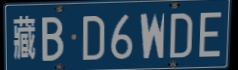
#> input picture exp.jpg, 238 x 70 px; its folder holds only this picture in this run
$ python -i study_opencv.py   (imports and definitions only)   (older library calls are emulated)
#> lines starting #> are read from the running program, lines starting #| are printed output that depends on the picture; after the words box and inside, x2 and y2 are one past the last pixel; in counts of white or black regions, pixels touching at a corner belong together; pictures that were not available may be replaced by others from this repository, and a replacement may not be noted
import cv2
import numpy as np
import copy
import matplotlib.pyplot as plt
import os
from skimage import morphology

width_min=512
height_min=384
area_min=2000#对于不同分辨率的车牌图像这个值是不定的

#数据格式解释：图像的x轴是横向的（宽度），y轴是纵向的（高度），像素点坐标格式为[x y]
#roi功能：代入的坐标格式是img[y_min:y_max,x_min:x_max]，注意第一项是y轴坐标
#shape[0]返回高度，shape[1]返回宽度

# [229 lines left out: functions print_img_in_allcolorspace, search_in_hsv, rotate, roi2, roi, color_recog and 2 more, not called in this run]


def locating(rawImage,block,desize):
    # 读取图片
    # rawImage = cv2.imread(path)
    if desize==True:
        rawImage = cv2.resize(rawImage, dsize=(1000, 800))

    # 掩膜：BGR通道，若像素B分量在 100~255 且 G分量在 0~190 且 G分量在 0~140 置255（白色） ，否则置0（黑色）
    mask_gbr = cv2.inRange(rawImage, (100, 0, 0), (255, 190, 140))

    img_hsv = cv2.cvtColor(rawImage, cv2.COLOR_BGR2HSV)  # 转换成 HSV 颜色空间
    h, s, v = cv2.split(img_hsv)  # 分离通道  色调(H)，饱和度(S)，明度(V)
    mask_s = cv2.inRange(s, 130, 255)  # 取饱和度通道进行掩膜得到二值图像

    rgbs = mask_gbr & mask_s  # 与操作，两个二值图像都为白色才保留，否则置黑
    # 核的横向分量大，使车牌数字尽量连在一起
    kernel = cv2.getStructuringElement(cv2.MORPH_ELLIPSE, (15, 5))
    img_rgbs_dilate = cv2.dilate(rgbs, kernel, 3)  # 膨胀 ，减小车牌空洞

    img_blue = cv2.medianBlur(img_rgbs_dilate, 15)
    # cv2.imshow('filter', img_blue)

    # 高斯模糊，将图片平滑化，去掉干扰的噪声
    img = cv2.GaussianBlur(rawImage, (3, 3), 0)
    # 图片灰度化
    img = cv2.cvtColor(img, cv2.COLOR_RGB2GRAY)
    # Sobel算子（X方向）
    Sobel_x = cv2.Sobel(img, cv2.CV_16S, 1, 0)
    absX = cv2.convertScaleAbs(Sobel_x)  # 转回uint8
    img = absX
    # 二值化：图像的二值化，就是将图像上的像素点的灰度值设置为0或255,图像呈现出明显的只有黑和白
    ret, img = cv2.threshold(img, 0, 255, cv2.THRESH_OTSU)
    # 闭操作：闭操作可以将目标区域连成一个整体，便于后续轮廓的提取。
    kernelX = cv2.getStructuringElement(cv2.MORPH_ELLIPSE, (15, 3))
    img = cv2.morphologyEx(img, cv2.MORPH_CLOSE, kernelX)
    # cv2.imshow('close', image)
    # 膨胀腐蚀(形态学处理)
    kernelX = cv2.getStructuringElement(cv2.MORPH_ELLIPSE, (9, 3))
    kernelY = cv2.getStructuringElement(cv2.MORPH_RECT, (9, 3))

    # img = cv2.dilate(img, kernelX)
    img = cv2.erode(img, kernelX, iterations=1)
    img = cv2.dilate(img, kernelX, iterations=2)

    # img = cv2.dilate(img, kernelX, iterations=1)
    # img = cv2.erode(img, kernelY, iterations=1)
    img_edge = cv2.dilate(img, kernelY, iterations=3)
    # cv2.imshow('fushi', img_edge)
    # 平滑处理，中值滤波
    # img_edge = cv2.medianBlur(img, 15)

    image = img_blue & img_edge
    image = cv2.medianBlur(image, 15)
    # cv2.imshow('conbine', image)

    # 查找轮廓
    contours, w1 = cv2.findContours(image, cv2.RETR_TREE, cv2.CHAIN_APPROX_SIMPLE)

    all_chepai = []
    all_area = []
    max_area = 0
    real_chepai = None

    for item in contours:
        rect = cv2.boundingRect(item)
        contour_area = cv2.contourArea(item)
        min_rect = cv2.minAreaRect(item)
        # area = min_rect[1][0] * min_rect[1][1]

        x = rect[0]
        y = rect[1]
        weight = rect[2]
        height = rect[3]
        area = weight * height

        if weight > 1.2 * height  : #and 200 < area< 27000
            # 裁剪区域图片
            chepai = rawImage[y - block:y + height + block, x -block:x + weight + block]
            if contour_area > max_area:
                real_chepai = chepai
                max_area = contour_area
            all_chepai.append(chepai)
            # all_area.append(area)
            # cv2.imshow('chepai', chepai)


    if (real_chepai is None)|(np.size(real_chepai)==0):
        real_chepai=rawImage

    return real_chepai

# path="./data/sub_test_pics/"


def prepros(path):
#> called with path = 'exp.jpg'
    exp=cv2.imdecode(np.fromfile(os.path.join("./","exp.jpg"),dtype=np.uint8),1)
#> exp is the input picture: shape (70, 238, 3); mean B, G, R 91.9, 70.9, 44.8
    exph,expw= exp.shape[:2]
#> exph = 70; expw = 238
    dirlist=os.listdir(path)#这里的代码用于批量测试
    for imgname in dirlist:
        if(imgname[-4:]=='.jpg')|(imgname[-4:]=='.JPG'):
            img=cv2.imdecode(np.fromfile(os.path.join(path,imgname),dtype=np.uint8),1)
            print(imgname)
            img=locating(img,20,True)
#> in locating, `mask_gbr = cv2.inRange(rawImage, (100, 0, 0), (255, 190, 140))`:
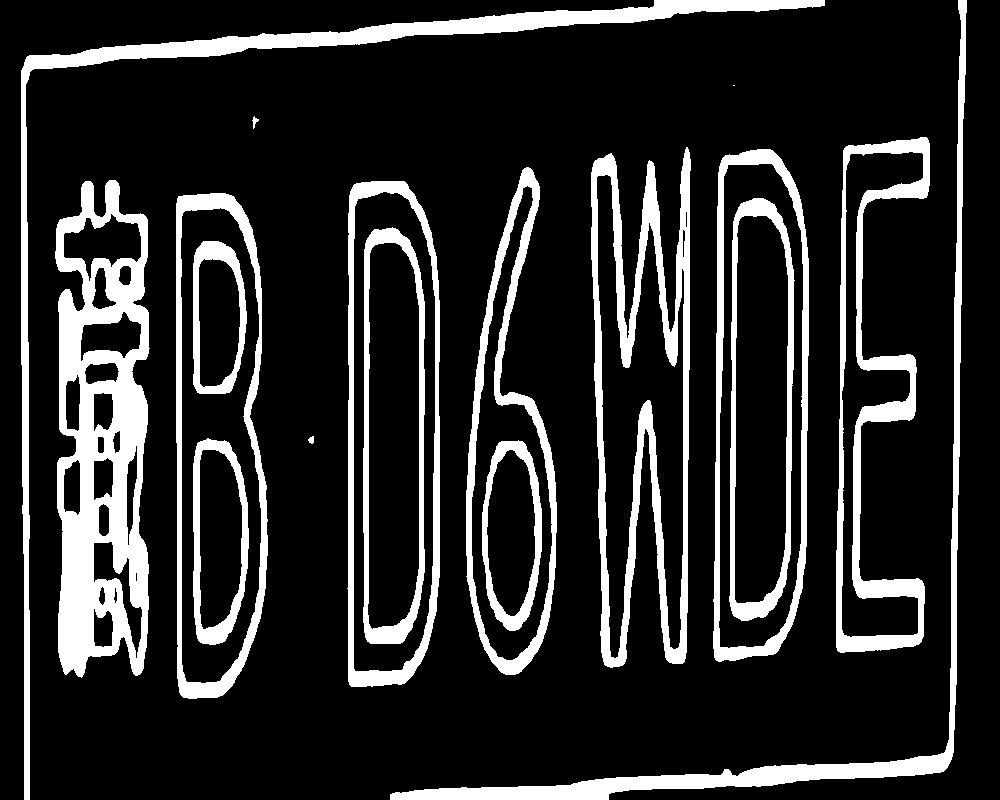
#> mask_gbr: shape (800, 1000); 16.9% white; 17 white regions (1 under 20 px), largest, box (x1, y1, x2, y2) and area: (55, 180, 150, 678) 26835, (21, 0, 825, 800) 15957, (591, 147, 691, 668) 15938
#> in locating, `img_hsv = cv2.cvtColor(rawImage, cv2.COLOR_BGR2HSV)`: img_hsv: shape (800, 1000, 3); mean H, S, V 100.3, 156.1, 91.9
#> in locating, `h, s, v = cv2.split(img_hsv)`:
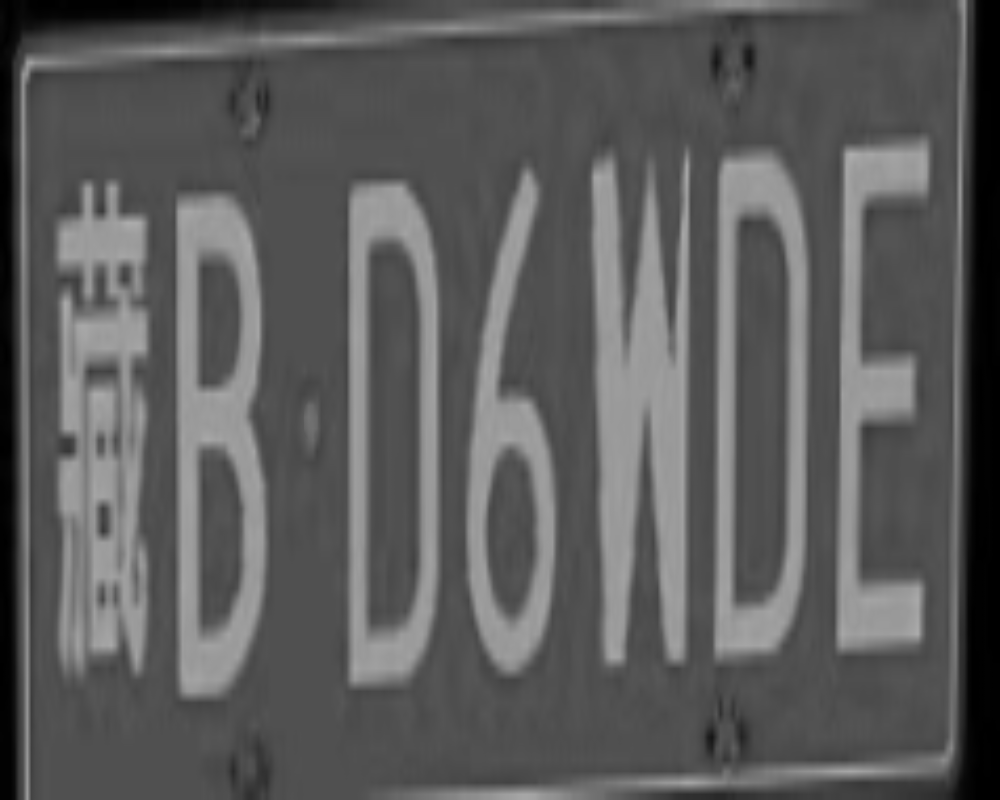
#> v: shape (800, 1000); min 0, max 173, mean 91.9
#> in locating, `mask_s = cv2.inRange(s, 130, 255)`:
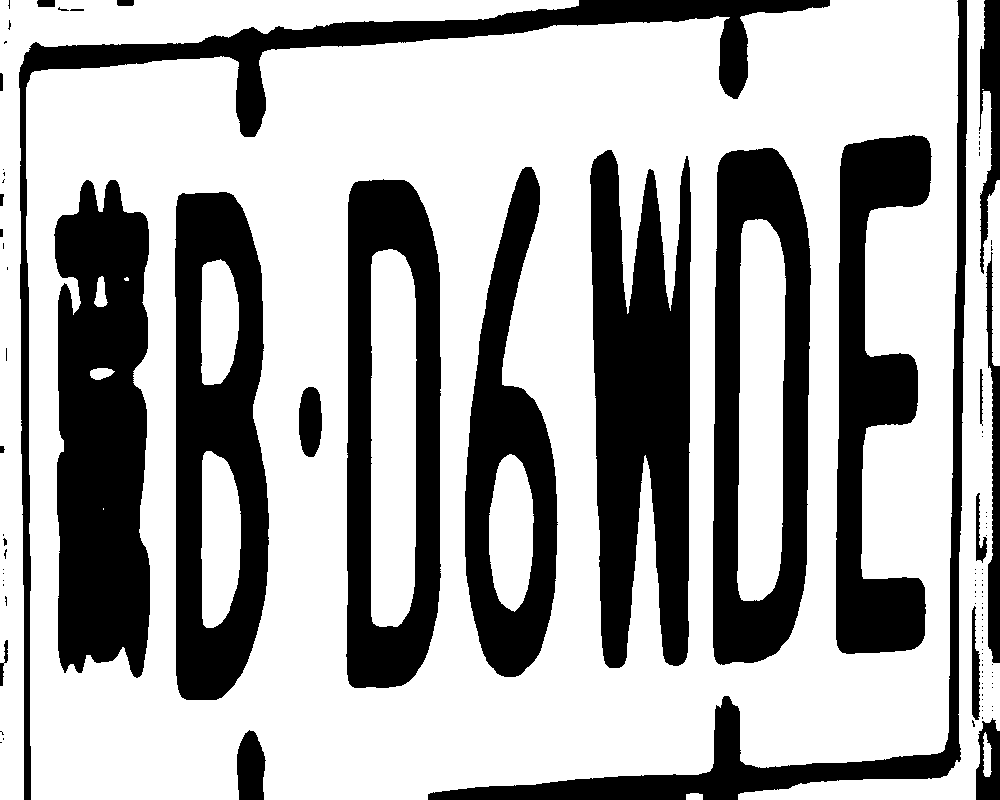
#> mask_s: shape (800, 1000); 66% white; 102 black regions (75 under 20 px), largest, box (x1, y1, x2, y2) and area: (54, 180, 150, 678) 39366, (590, 150, 691, 668) 37859, (175, 192, 269, 700) 31777
#> in locating, `rgbs = mask_gbr & mask_s`: rgbs: shape (800, 1000); 0.22% white; 101 white regions (80 under 20 px), largest, box (x1, y1, x2, y2) and area: (390, 787, 467, 800) 440, (64, 655, 91, 678) 135, (681, 147, 691, 176) 96
#> in locating, `img_rgbs_dilate = cv2.dilate(rgbs, kernel, 3)`: img_rgbs_dilate: shape (800, 1000); 1.9% white; 66 white regions, largest, box (x1, y1, x2, y2) and area: (947, 241, 964, 331) 1301, (136, 306, 157, 362) 838, (19, 125, 34, 181) 808
#> in locating, `img_blue = cv2.medianBlur(img_rgbs_dilate, 15)`: img_blue: shape (800, 1000); 1.2% white; 31 white regions, largest, box (x1, y1, x2, y2) and area: (947, 242, 964, 330) 1213, (139, 307, 156, 361) 750, (19, 126, 34, 180) 718
#> in locating, `Sobel_x = cv2.Sobel(img, cv2.CV_16S, 1, 0)`:
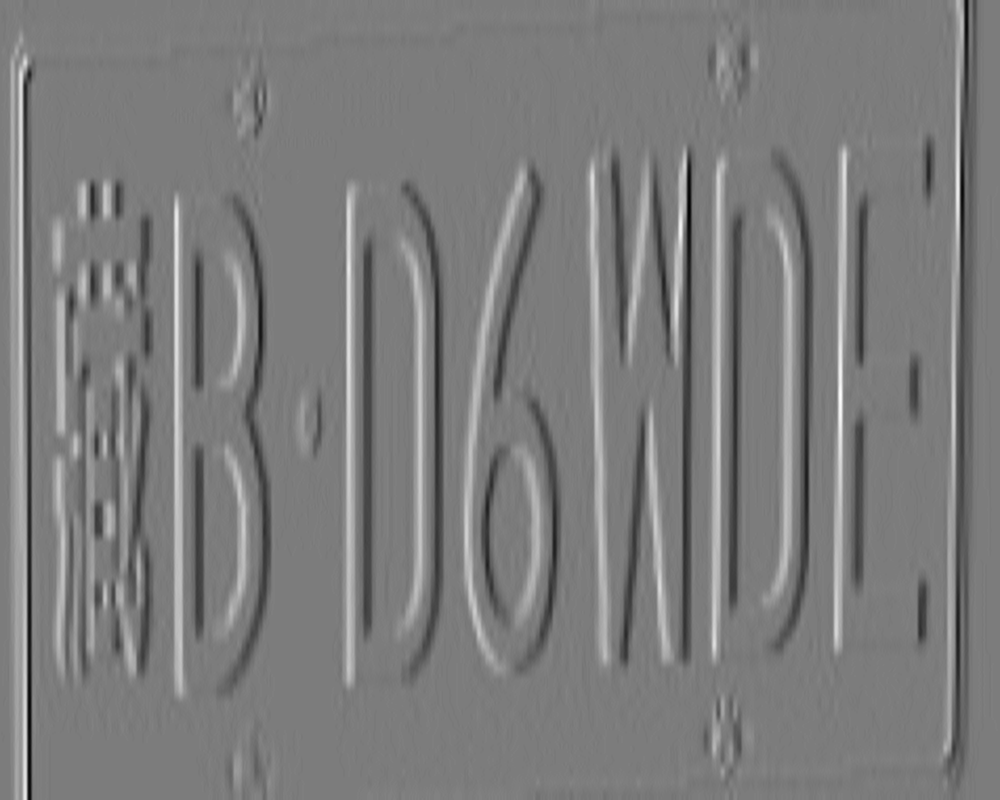
#> Sobel_x: shape (800, 1000) int16; min -184, max 194, mean 0; drawn with min black and max white
#> in locating, `ret, img = cv2.threshold(img, 0, 255, cv2.THRESH_OTSU)`: img: shape (800, 1000); 16% white; 132 white regions (26 under 20 px), largest, box (x1, y1, x2, y2) and area: (10, 45, 33, 800) 12032, (943, 0, 977, 775) 11292, (463, 168, 526, 671) 4637
#> in locating, `ret, img = cv2.threshold(img, 0, 255, cv2.THRESH_OTSU)`: ret = 38
#> in locating, `img = cv2.morphologyEx(img, cv2.MORPH_CLOSE, kernelX)`: img: shape (800, 1000); 22.1% white; 28 white regions (2 under 20 px), largest, box (x1, y1, x2, y2) and area: (588, 148, 692, 666) 23930, (53, 215, 153, 676) 23356, (463, 168, 560, 671) 17786
#> in locating, `img = cv2.erode(img, kernelX, iterations=1)`: img: shape (800, 1000); 13% white; 102 white regions (56 under 20 px), largest, box (x1, y1, x2, y2) and area: (59, 357, 149, 670) 10217, (947, 0, 973, 767) 8180, (14, 54, 29, 800) 7924
#> in locating, `img = cv2.dilate(img, kernelX, iterations=2)`: img: shape (800, 1000); 29.8% white; 40 white regions, largest, box (x1, y1, x2, y2) and area: (459, 168, 564, 664) 24279, (51, 355, 157, 676) 20967, (939, 0, 981, 776) 20568
#> in locating, `img_edge = cv2.dilate(img, kernelY, iterations=3)`: img_edge: shape (800, 1000); 52.7% white; 22 black regions (4 under 20 px), largest, box (x1, y1, x2, y2) and area: (0, 0, 1000, 800) 364451, (754, 229, 768, 595) 3745, (617, 347, 667, 450) 2362
#> in locating, `image = cv2.medianBlur(image, 15)`: image: shape (800, 1000); 0.8% white; 15 white regions
#> in locating, `contours, w1 = cv2.findContours(image, cv2.RETR_TREE, cv2.CHAIN_APPROX..`: contours = 15 contours; largest, box (x1, y1, x2, y2) and area: (947, 245, 964, 327) 1053, (140, 310, 156, 359) 614, (19, 129, 34, 177) 592, (131, 379, 155, 423) 560, (19, 218, 35, 261) 552; w1 = 15 rows, first 6: [1, -1, -1, -1], [2, 0, -1, -1], [3, 1, -1, -1], [4, 2, -1, -1], [5, 3, -1, -1], [6, 4, -1, -1]
#> the loop in locating, `for item in contours:` made 15 passes
#> (contour_area, min_rect, x, y, weight, height, area, max_area) on pass 1: (371.5, ((78.6, 667.2), (29.52, 16.99), -26.57), 64, 656, 29, 19, 551, 371.5)
#> (contour_area, min_rect, x, y, weight, height, area) on passes 2 to 7: (378.5, ((601.5, 648.6), (15.21, 31.55), -8.75), 594, 633, 17, 32, 544), (108.5, ((144.2, 543.8), (10.61, 12.73), -45), 138, 538, 13, 13, 169), (560, ((143.9, 399.9), (16.63, 44.61), -17.82), 131, 379, 24, 44, 1056), (614, ((147.5, 334), (48, 15), -90), 140, 310, 16, 49, 784), (248, ((72.5, 302), (22, 15), -90), 65, 291, 16, 23, 368), (94, ((623.5, 283), (10.61, 10.61), -45), 618, 277, 12, 13, 156)
#> after the loop in locating, `for item in contours:`: all_chepai = 1 item; max_area = 371.5
            cv2.imwrite("../data/check/"+imgname,img)
            img=locating(img,8,False)
#> call 2 of locating, with block = 8, desize = False
#> in locating (call 2), `mask_gbr = cv2.inRange(rawImage, (100, 0, 0), (255, 190, 140))`: mask_gbr: shape (59, 69); 33.7% white; 1 white region, box (x1, y1, x2, y2) and area: (14, 0, 69, 42) 1373
#> in locating (call 2), `img_hsv = cv2.cvtColor(rawImage, cv2.COLOR_BGR2HSV)`: img_hsv: shape (59, 69, 3); mean H, S, V 103.4, 154.1, 100.7
#> in locating (call 2), `mask_s = cv2.inRange(s, 130, 255)`: mask_s: shape (59, 69); 62.4% white; 1 black region, box (x1, y1, x2, y2) and area: (14, 0, 69, 37) 1529
#> in locating (call 2), `rgbs = mask_gbr & mask_s`: rgbs: shape (59, 69); 3.4% white; 3 white regions (2 under 20 px), largest, box (x1, y1, x2, y2) and area: (20, 19, 47, 42) 135
#> in locating (call 2), `img_rgbs_dilate = cv2.dilate(rgbs, kernel, 3)`: img_rgbs_dilate: shape (59, 69); 17.1% white; 2 white regions, box (x1, y1, x2, y2) and area: (12, 17, 54, 44) 638, (7, 13, 22, 19) 58
#> in locating (call 2), `img_blue = cv2.medianBlur(img_rgbs_dilate, 15)`: img_blue: shape (59, 69); 13.6% white; 1 white region, box (x1, y1, x2, y2) and area: (16, 18, 50, 43) 552
#> in locating (call 2), `ret, img = cv2.threshold(img, 0, 255, cv2.THRESH_OTSU)`: img: shape (59, 69); 23.9% white; 5 white regions, box (x1, y1, x2, y2) and area: (9, 0, 21, 42) 347, (35, 0, 46, 43) 262, (29, 0, 34, 41) 151, (43, 0, 51, 20) 124, (22, 0, 25, 33) 88
#> in locating (call 2), `ret, img = cv2.threshold(img, 0, 255, cv2.THRESH_OTSU)`: ret = 26
#> in locating (call 2), `img = cv2.morphologyEx(img, cv2.MORPH_CLOSE, kernelX)`: img: shape (59, 69); 35.5% white; 1 white region, box (x1, y1, x2, y2) and area: (9, 0, 51, 43) 1447
#> in locating (call 2), `img = cv2.erode(img, kernelX, iterations=1)`: img: shape (59, 69); 26.8% white; 1 white region, box (x1, y1, x2, y2) and area: (13, 0, 47, 40) 1093
#> in locating (call 2), `img = cv2.dilate(img, kernelX, iterations=2)`: img: shape (59, 69); 43.7% white; 1 white region, box (x1, y1, x2, y2) and area: (5, 0, 55, 42) 1777
#> in locating (call 2), `img_edge = cv2.dilate(img, kernelY, iterations=3)`: img_edge: shape (59, 69); 69.7% white; 1 black region, box (x1, y1, x2, y2) and area: (0, 0, 69, 59) 1233
#> in locating (call 2), `image = cv2.medianBlur(image, 15)`:
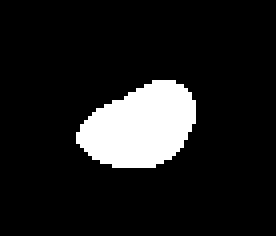
#> image: shape (59, 69) (shown 4 times larger); 11.5% white; 1 white region
#> in locating (call 2), `contours, w1 = cv2.findContours(image, cv2.RETR_TREE, cv2.CHAIN_APPROX..`: contours = 1 contour; box (x1, y1, x2, y2) and area: (19, 20, 49, 42) 434; w1 = [[-1, -1, -1, -1]]
#> the loop in locating (call 2), `for item in contours:` made 1 pass
#> (contour_area, min_rect, x, y, weight, height, area, max_area) on pass 1: (434, ((34.6, 32.2), (30.41, 18.78), -26.57), 19, 20, 30, 22, 660, 434)
#> pass 1, in locating (call 2), `chepai = rawImage[y - block:y + height + block, x -block:x + weight + ..`:
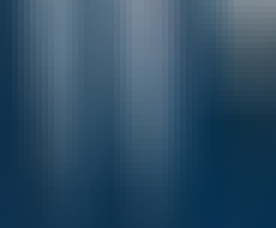
#> chepai: shape (38, 46, 3) (shown 6 times larger); mean of channels 0, 1, 2 101, 77.4, 46.3; drawn as B, G, R
#> after the loop in locating (call 2), `for item in contours:`: max_area = 434
            # [23 lines of commented-out code are left out]
            if not os.path.exists("./data/res/"):
                os.makedirs("./data/res/")
            img=cv2.resize(img,(expw,exph))
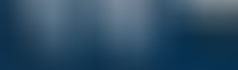
#> img: shape (70, 238, 3); mean of channels 0, 1, 2 100.9, 77.3, 46.2; drawn as B, G, R
            cv2.imwrite("./data/res/"+imgname,img)


# python study_opencv.py


>>> result = prepros('exp.jpg')
